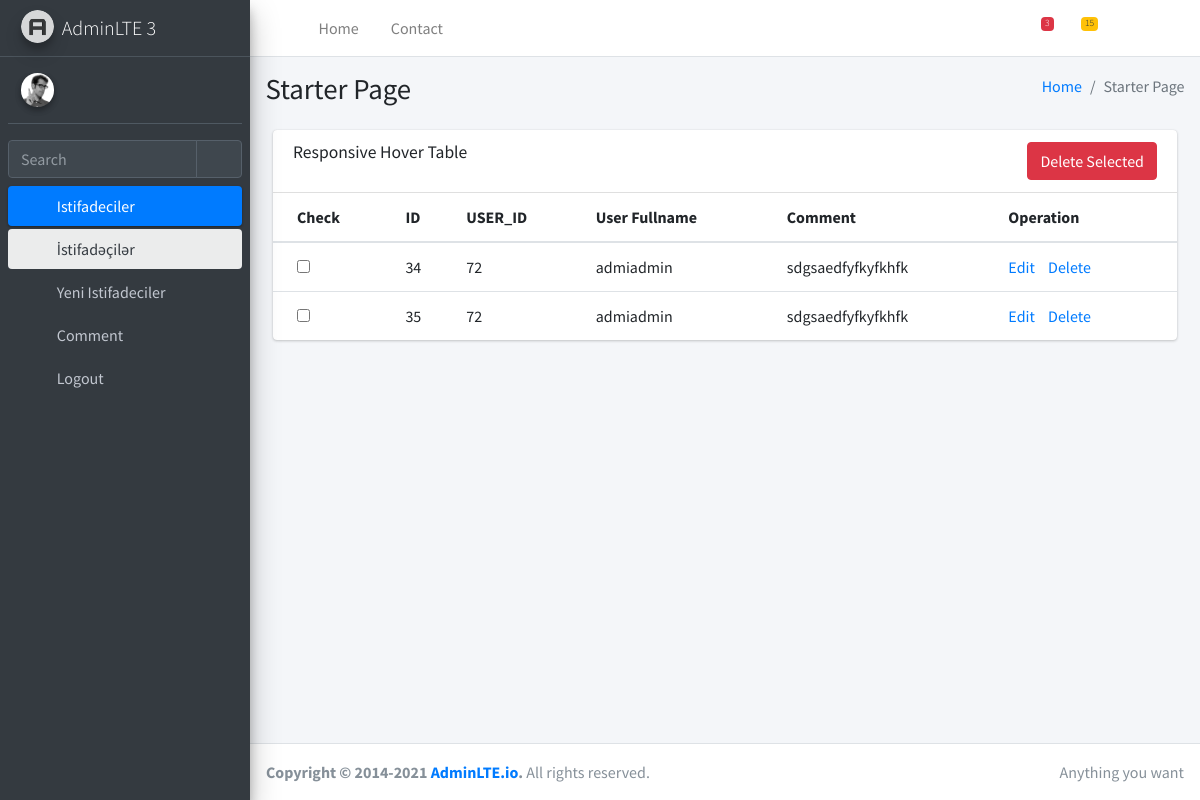
Page /?page=comment&action=all on the committed database.
### tables this page shows
CREATE TABLE `comments` (
  `id` int(10) UNSIGNED NOT NULL,
  `user_id` int(10) NOT NULL,
  `comment` mediumtext NOT NULL
);

CREATE TABLE `users` (
  `id` int(11) NOT NULL,
  `fullname` varchar(50) NOT NULL,
  `email` varchar(50) NOT NULL,
  `type` int(11) NOT NULL DEFAULT 1,
  `password` varchar(50) NOT NULL,
  `photo` varchar(50) DEFAULT NULL
);

### config/functions.php (called while the page is built, shortened)
<?php
require_once __DIR__.'/config.php';
function getComments(){
    global $db;
    $sql = 'SELECT comments.id AS comment_id, comments.comment, users.id AS user_id, users.fullname
            FROM comments
            LEFT JOIN users ON comments.user_id = users.id';
    $data = $db->prepare($sql);
    $data->execute();
    $rows = $data->fetchAll(PDO::FETCH_ASSOC);
    if(count($rows) > 0){
        return $rows;
    } else {
        header('Location:index.php');
        die;
    }
}

### pages/comment/all.php (the view, shortened to what this page needs)
<form method="post" action="?page=comment&action=checkdelete" class='col-12'>
    <div class="col-12">
        <div class="card">
            <div class="card-header">
                <h3 class="card-title">Responsive Hover Table</h3>
                <button type="submit" name="delete_selected" class="btn btn-danger float-right">Delete Selected</button>
            </div>
            <div class="card-body table-responsive p-0">
                <table class="table table-hover text-nowrap">
                    <thead>
                        <tr>
                            <th>Check</th>
                            <th>ID</th>
                            <th>USER_ID</th>
                            <th>User Fullname</th>
                            <th>Comment</th>
                            <th>Operation</th>
                        </tr>
                    </thead>
                    <tbody>
                        <?php  foreach (getComments() as $key) { ?>
                            <tr>
                                <td><input type="checkbox" name="check_id[]" value="<?=$key['comment_id']?>"></td>
                                <td><?=$key['comment_id']?></td>
                                <td><?=$key['user_id']?></td>
                                <td><?=$key['fullname']  ?></td>
                                <td><?= $key['comment'] ?></td>
                                <td><a href="?page=comment&action=update&id=<?=$key['comment_id']?>&comment=<?=$key['comment']?>" style="margin-right:10px;">Edit</a> <a href="?page=comment&action=delete&id=<?=$key['comment_id']?>">Delete</a></td>
                            </tr>
                        <?php } ?>
                    </tbody>
                </table>
            </div>
        </div>
    </div>
</form>

### rows in the picture
comments: id "34", user "72", user.fullname "admiadmin", comment "sdgsaedfyfkyfkhfk"
comments: id "35", user "72", user.fullname "admiadmin", comment "sdgsaedfyfkyfkhfk"
